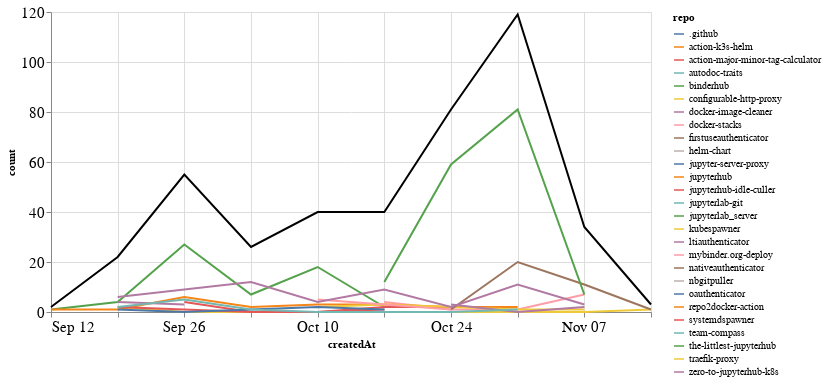

Notebook code for this chart:
### Markdown cell above
### Comments

### Code cell
comments_time = comments.groupby('repo').resample('W', on='createdAt').count()['author'].reset_index()
comments_time = comments_time.rename(columns={'author': 'count'})
comments_time_total = comments_time.groupby('createdAt').agg({"count": "sum"}).reset_index()
ch1 = alt.Chart(comments_time, width=600).mark_line().encode(
    x='createdAt',
    y='count',
    color='repo',
    tooltip="repo"
)

ch2 = alt.Chart(comments_time_total, width=600).mark_line(color="black").encode(
    x='createdAt',
    y='count',
)

ch1 + ch2

### Figure 1 — Vega-Lite specification as saved in the notebook (floating-point values rounded to 4 significant figures)
{"config": {"axisLeft": {"labelFontSize": 15}, "axisBottom": {"labelFontSize": 15}}, "layer": [{"data": {"name": "data-187f0e9aa409fc4f5d57feb5d130e369"}, "mark": "line", "encoding": {"color": {"type": "nominal", "field": "repo"}, "tooltip": {"type": "nominal", "field": "repo"}, "x": {"type": "temporal", "field": "createdAt"}, "y": {"type": "quantitative", "field": "count"}}, "width": 600}, {"data": {"name": "data-aae5509eeb830cfa3f35ab9a23e36c9b"}, "mark": {"type": "line", "color": "black"}, "encoding": {"x": {"type": "temporal", "field": "createdAt"}, "y": {"type": "quantitative", "field": "count"}}, "width": 600}], "$schema": "https://vega.github.io/schema/vega-lite/v4.8.1.json", "datasets": {"data-187f0e9aa409fc4f5d57feb5d130e369": [{"repo": ".github", "createdAt": "2021-10-24T00:00:00", "count": 1}, {"repo": "action-k3s-helm", "createdAt": "2021-10-10T00:00:00", "count": 5}, {"repo": "action-major-minor-tag-calculator", "createdAt": "2021-09-26T00:00:00", "count": 4}, {"repo": "action-major-minor-tag-calculator", "createdAt": "2021-10-03T00:00:00", "count": 0}, {"repo": "action-major-minor-tag-calculator", "createdAt": "2021-10-10T00:00:00", "count": 0}, {"repo": "action-major-minor-tag-calculator", "createdAt": "2021-10-17T00:00:00", "count": 1}, {"repo": "autodoc-traits", "createdAt": "2021-10-24T00:00:00", "count": 1}, {"repo": "binderhub", "createdAt": "2021-09-12T00:00:00", "count": 1}, {"repo": "binderhub", "createdAt": "2021-09-19T00:00:00", "count": 4}, {"repo": "binderhub", "createdAt": "2021-09-26T00:00:00", "count": 27}, {"repo": "binderhub", "createdAt": "2021-10-03T00:00:00", "count": 7}, {"repo": "binderhub", "createdAt": "2021-10-10T00:00:00", "count": 18}, {"repo": "binderhub", "createdAt": "2021-10-17T00:00:00", "count": 2}, {"repo": "configurable-http-proxy", "createdAt": "2021-09-19T00:00:00", "count": 2}, {"repo": "configurable-http-proxy", "createdAt": "2021-09-26T00:00:00", "count": 0}, {"repo": "configurable-http-proxy", "createdAt": "2021-10-03T00:00:00", "count": 0}, {"repo": "configurable-http-proxy", "createdAt": "2021-10-10T00:00:00", "count": 0}, {"repo": "configurable-http-proxy", "createdAt": "2021-10-17T00:00:00", "count": 0}, {"repo": "configurable-http-proxy", "createdAt": "2021-10-24T00:00:00", "count": 0}, {"repo": "configurable-http-proxy", "createdAt": "2021-10-31T00:00:00", "count": 0}, {"repo": "configurable-http-proxy", "createdAt": "2021-11-07T00:00:00", "count": 0}, {"repo": "configurable-http-proxy", "createdAt": "2021-11-14T00:00:00", "count": 1}, {"repo": "docker-image-cleaner", "createdAt": "2021-09-19T00:00:00", "count": 4}, {"repo": "docker-image-cleaner", "createdAt": "2021-09-26T00:00:00", "count": 3}, {"repo": "docker-stacks", "createdAt": "2021-10-17T00:00:00", "count": 4}, {"repo": "docker-stacks", "createdAt": "2021-10-24T00:00:00", "count": 1}, {"repo": "docker-stacks", "createdAt": "2021-10-31T00:00:00", "count": 1}, {"repo": "docker-stacks", "createdAt": "2021-11-07T00:00:00", "count": 7}, {"repo": "firstuseauthenticator", "createdAt": "2021-10-31T00:00:00", "count": 2}, {"repo": "helm-chart", "createdAt": "2021-10-10T00:00:00", "count": 1}, {"repo": "jupyter-server-proxy", "createdAt": "2021-11-07T00:00:00", "count": 1}, {"repo": "jupyterhub", "createdAt": "2021-09-12T00:00:00", "count": 1}, {"repo": "jupyterhub", "createdAt": "2021-09-19T00:00:00", "count": 1}, {"repo": "jupyterhub", "createdAt": "2021-09-26T00:00:00", "count": 6}, {"repo": "jupyterhub", "createdAt": "2021-10-03T00:00:00", "count": 2}, {"repo": "jupyterhub", "createdAt": "2021-10-10T00:00:00", "count": 3}, {"repo": "jupyterhub", "createdAt": "2021-10-17T00:00:00", "count": 3}, {"repo": "jupyterhub", "createdAt": "2021-10-24T00:00:00", "count": 2}, {"repo": "jupyterhub", "createdAt": "2021-10-31T00:00:00", "count": 2}, {"repo": "jupyterhub-idle-culler", "createdAt": "2021-09-19T00:00:00", "count": 2}, {"repo": "jupyterhub-idle-culler", "createdAt": "2021-09-26T00:00:00", "count": 1}, {"repo": "jupyterhub-idle-culler", "createdAt": "2021-10-03T00:00:00", "count": 0}, {"repo": "jupyterhub-idle-culler", "createdAt": "2021-10-10T00:00:00", "count": 0}, {"repo": "jupyterhub-idle-culler", "createdAt": "2021-10-17T00:00:00", "count": 2}, {"repo": "jupyterhub-idle-culler", "createdAt": "2021-10-24T00:00:00", "count": 2}, {"repo": "jupyterlab-git", "createdAt": "2021-10-03T00:00:00", "count": 2}, {"repo": "jupyterlab_server", "createdAt": "2021-10-03T00:00:00", "count": 1}, {"repo": "kubespawner", "createdAt": "2021-10-10T00:00:00", "count": 2}, {"repo": "kubespawner", "createdAt": "2021-10-17T00:00:00", "count": 3}, {"repo": "kubespawner", "createdAt": "2021-10-24T00:00:00", "count": 2}, {"repo": "kubespawner", "createdAt": "2021-10-31T00:00:00", "count": 1}, {"repo": "kubespawner", "createdAt": "2021-11-07T00:00:00", "count": 1}, {"repo": "ltiauthenticator", "createdAt": "2021-10-24T00:00:00", "count": 3}, {"repo": "ltiauthenticator", "createdAt": "2021-10-31T00:00:00", "count": 0}, {"repo": "ltiauthenticator", "createdAt": "2021-11-07T00:00:00", "count": 2}, {"repo": "mybinder.org-deploy", "createdAt": "2021-10-10T00:00:00", "count": 5}, {"repo": "mybinder.org-deploy", "createdAt": "2021-10-17T00:00:00", "count": 3}, {"repo": "mybinder.org-deploy", "createdAt": "2021-10-24T00:00:00", "count": 1}, {"repo": "nativeauthenticator", "createdAt": "2021-10-24T00:00:00", "count": 1}, {"repo": "nativeauthenticator", "createdAt": "2021-10-31T00:00:00", "count": 20}, {"repo": "nativeauthenticator", "createdAt": "2021-11-07T00:00:00", "count": 11}, {"repo": "nativeauthenticator", "createdAt": "2021-11-14T00:00:00", "count": 1}, {"repo": "nbgitpuller", "createdAt": "2021-11-14T00:00:00", "count": 1}, {"repo": "oauthenticator", "createdAt": "2021-09-19T00:00:00", "count": 1}, {"repo": "oauthenticator", "createdAt": "2021-09-26T00:00:00", "count": 0}, {"repo": "oauthenticator", "createdAt": "2021-10-03T00:00:00", "count": 1}, {"repo": "oauthenticator", "createdAt": "2021-10-10T00:00:00", "count": 2}, {"repo": "oauthenticator", "createdAt": "2021-10-17T00:00:00", "count": 1}, {"repo": "repo2docker-action", "createdAt": "2021-11-07T00:00:00", "count": 2}, {"repo": "systemdspawner", "createdAt": "2021-10-24T00:00:00", "count": 3}, {"repo": "team-compass", "createdAt": "2021-09-19T00:00:00", "count": 2}, {"repo": "team-compass", "createdAt": "2021-09-26T00:00:00", "count": 5}, {"repo": "team-compass", "createdAt": "2021-10-03T00:00:00", "count": 1}, {"repo": "team-compass", "createdAt": "2021-10-10T00:00:00", "count": 0}, {"repo": "team-compass", "createdAt": "2021-10-17T00:00:00", "count": 0}, {"repo": "team-compass", "createdAt": "2021-10-24T00:00:00", "count": 0}, {"repo": "team-compass", "createdAt": "2021-10-31T00:00:00", "count": 1}, {"repo": "the-littlest-jupyterhub", "createdAt": "2021-10-17T00:00:00", "count": 12}, {"repo": "the-littlest-jupyterhub", "createdAt": "2021-10-24T00:00:00", "count": 59}, {"repo": "the-littlest-jupyterhub", "createdAt": "2021-10-31T00:00:00", "count": 81}, {"repo": "the-littlest-jupyterhub", "createdAt": "2021-11-07T00:00:00", "count": 7}, {"repo": "traefik-proxy", "createdAt": "2021-10-24T00:00:00", "count": 3}, {"repo": "zero-to-jupyterhub-k8s", "createdAt": "2021-09-19T00:00:00", "count": 6}, {"repo": "zero-to-jupyterhub-k8s", "createdAt": "2021-09-26T00:00:00", "count": 9}, {"repo": "zero-to-jupyterhub-k8s", "createdAt": "2021-10-03T00:00:00", "count": 12}, {"repo": "zero-to-jupyterhub-k8s", "createdAt": "2021-10-10T00:00:00", "count": 4}, {"repo": "zero-to-jupyterhub-k8s", "createdAt": "2021-10-17T00:00:00", "count": 9}, {"repo": "zero-to-jupyterhub-k8s", "createdAt": "2021-10-24T00:00:00", "count": 2}, {"repo": "zero-to-jupyterhub-k8s", "createdAt": "2021-10-31T00:00:00", "count": 11}, {"repo": "zero-to-jupyterhub-k8s", "createdAt": "2021-11-07T00:00:00", "count": 3}], "data-aae5509eeb830cfa3f35ab9a23e36c9b": [{"createdAt": "2021-09-12T00:00:00", "count": 2}, {"createdAt": "2021-09-19T00:00:00", "count": 22}, {"createdAt": "2021-09-26T00:00:00", "count": 55}, {"createdAt": "2021-10-03T00:00:00", "count": 26}, {"createdAt": "2021-10-10T00:00:00", "count": 40}, {"createdAt": "2021-10-17T00:00:00", "count": 40}, {"createdAt": "2021-10-24T00:00:00", "count": 81}, {"createdAt": "2021-10-31T00:00:00", "count": 119}, {"createdAt": "2021-11-07T00:00:00", "count": 34}, {"createdAt": "2021-11-14T00:00:00", "count": 3}]}}
